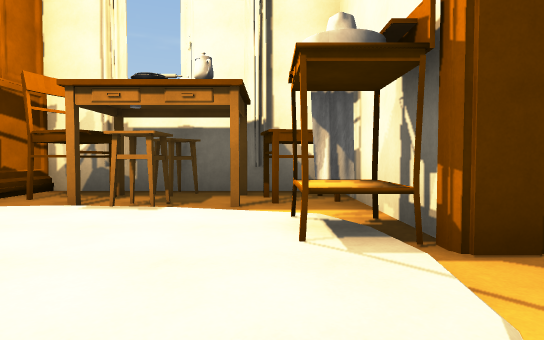
View 1 (above)

16 first-person views from a walk through a scene from a Unity 3-D project. The camera is 1.3 m above the floor, tilts 2° down and sees 80° across. The floor is counted in squares, 2 m on a side. Each view is taken from the middle of a square. On the plan, view 1 faces up. The plan holds only what a view shows up to about 10 squares ahead; the rest is blank. The player is left out. Some surface patterns are stand-ins.

View 2
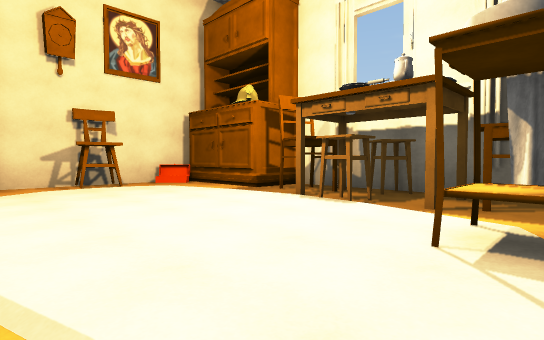

View 3
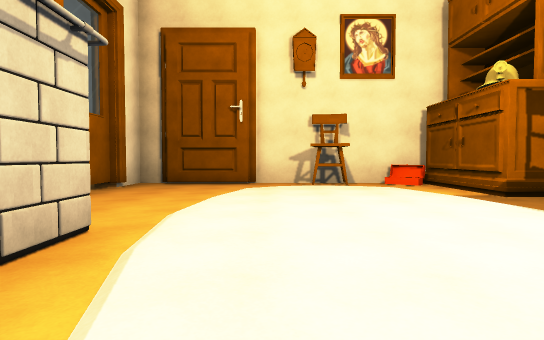

View 4
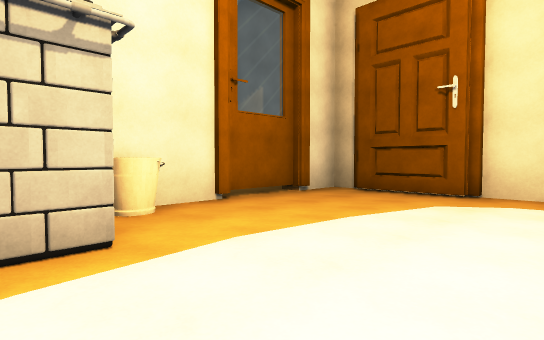

View 5
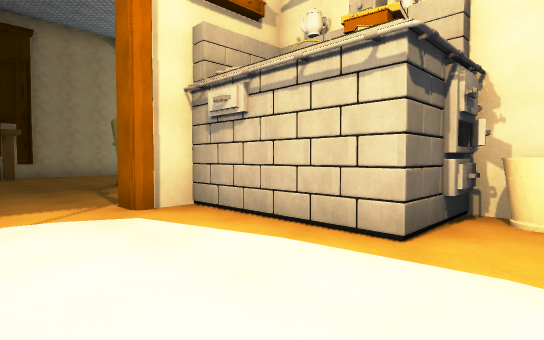

View 6
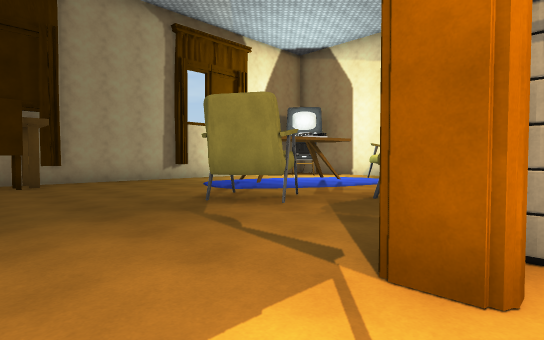

View 7
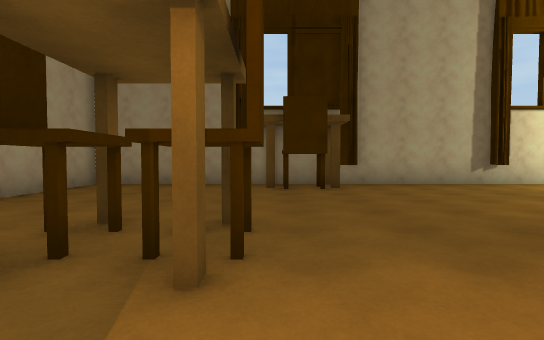

View 8
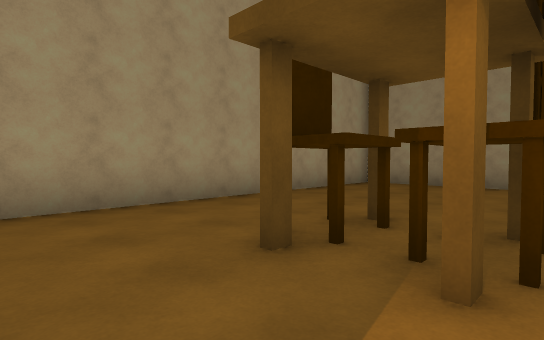

View 9
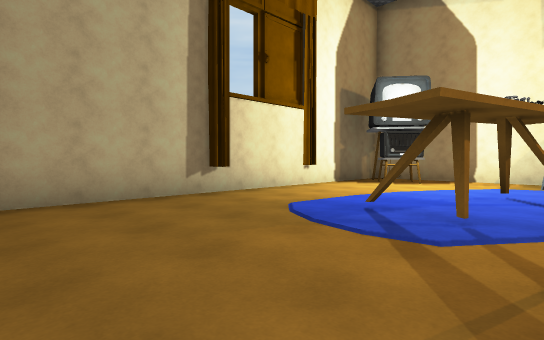

View 10
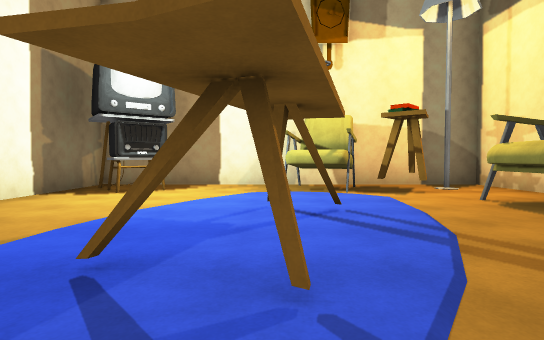

View 11
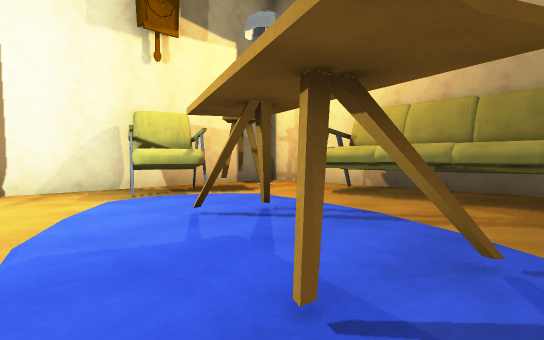

View 12
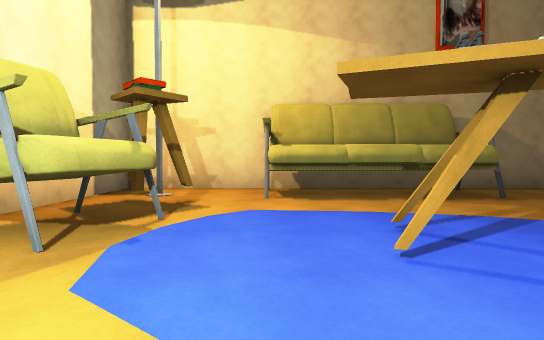

View 13
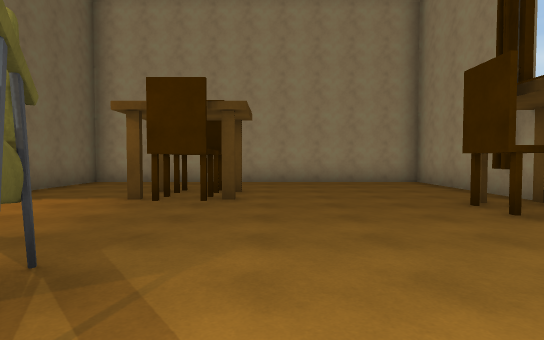

View 14
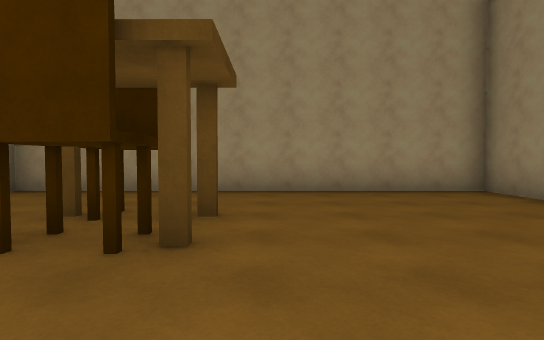

View 15
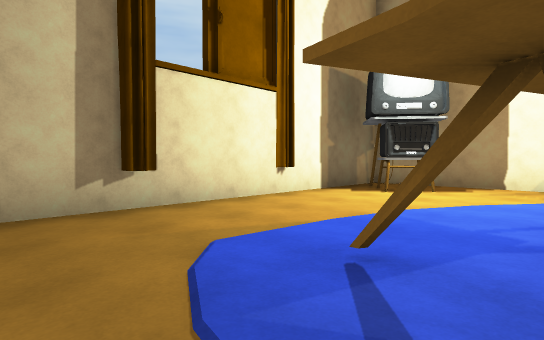

View 16
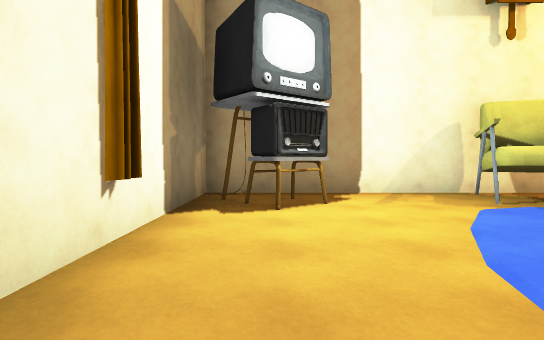

### Floor plan
Key: @ floor where view 1 was taken; # wall or solid block; . floor; C chair; T table; S sink; L toolbox; B bucket; A armchair; O other object.
Columns run from 8 left of view 1 to 12 right of it. Each row starts with its distance up from view 1.
  7     #################
  6    ###O...#.........#
  5 ####CCO.CC#.........#
  4 #L...TO...#..##.....#
  3 #........S#...#....##
  2 ##...........##...##
  1 #.................##
  0 #.......@.#........##
 -1 #.....#####..A......#
 -2 #....B#  #...AA.....#
 -3 #######  #..........#
 -4           .#...#....#
 -5          #.#........#
 -6          #.#...#....#
 -7          #.#.......##
 -8          #........O#
 -9          #..#.A...O#
-10          #.........#
-11          ###########

Positions as (right, up) in squares from view 1, and headings:
1: (0, 0), facing up
2: (1, 0), facing up-left
3: (1, 1), facing left
4: (-1, 2), facing down-left
5: (-3, 2), facing down-right
6: (1, 2), facing down-right
7: (3, 2), facing right
8: (3, 2), facing up-right
9: (6, 0), facing down-right
10: (7, -2), facing down
11: (9, -3), facing down-left
12: (9, -7), facing left
13: (7, -3), facing up
14: (7, 0), facing up
15: (7, -2), facing down-right
16: (10, -4), facing down
